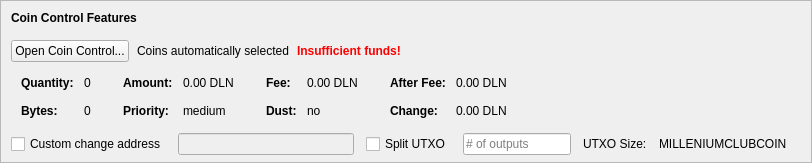
    <widget class="QFrame" name="frameCoinControl">
     <property name="sizePolicy">
      <sizepolicy hsizetype="Expanding" vsizetype="Expanding">
       <horstretch>0</horstretch>
       <verstretch>0</verstretch>
      </sizepolicy>
     </property>
     <property name="maximumSize">
      <size>
       <width>16777215</width>
       <height>16777215</height>
      </size>
     </property>
     <property name="frameShape">
      <enum>QFrame::StyledPanel</enum>
     </property>
     <property name="frameShadow">
      <enum>QFrame::Sunken</enum>
     </property>
     <layout class="QVBoxLayout" name="verticalLayoutCoinControl2">
      <property name="spacing">
       <number>0</number>
      </property>
      <property name="leftMargin">
       <number>0</number>
      </property>
      <property name="topMargin">
       <number>0</number>
      </property>
      <property name="rightMargin">
       <number>0</number>
      </property>
      <property name="bottomMargin">
       <number>6</number>
      </property>
      <item>
       <layout class="QVBoxLayout" name="verticalLayoutCoinControl" stretch="0,0,0,0,1">
        <property name="spacing">
         <number>0</number>
        </property>
        <property name="leftMargin">
         <number>10</number>
        </property>
        <property name="topMargin">
         <number>10</number>
        </property>
        <item>
         <layout class="QHBoxLayout" name="horizontalLayoutCoinControl1">
          <property name="bottomMargin">
           <number>15</number>
          </property>
          <item>
           <widget class="QLabel" name="labelCoinControlFeatures">
            <property name="sizePolicy">
             <sizepolicy hsizetype="Preferred" vsizetype="Maximum">
              <horstretch>0</horstretch>
              <verstretch>0</verstretch>
             </sizepolicy>
            </property>
            <property name="font">
             <font>
              <weight>75</weight>
              <bold>true</bold>
             </font>
            </property>
            <property name="styleSheet">
             <string notr="true">font-weight:bold;</string>
            </property>
            <property name="text">
             <string>Coin Control Features</string>
            </property>
           </widget>
          </item>
         </layout>
        </item>
        <item>
         <layout class="QHBoxLayout" name="horizontalLayoutCoinControl2" stretch="0,0,0,0">
          <property name="spacing">
           <number>8</number>
          </property>
          <property name="bottomMargin">
           <number>10</number>
          </property>
          <item>
           <widget class="QPushButton" name="pushButtonCoinControl">
            <property name="styleSheet">
             <string notr="true"/>
            </property>
            <property name="text">
             <string>Open Coin Control...</string>
            </property>
            <property name="autoDefault">
             <bool>false</bool>
            </property>
           </widget>
          </item>
          <item>
           <widget class="QLabel" name="labelCoinControlAutomaticallySelected">
            <property name="text">
             <string>Coins automatically selected</string>
            </property>
            <property name="margin">
             <number>5</number>
            </property>
           </widget>
          </item>
          <item>
           <widget class="QLabel" name="labelCoinControlInsuffFunds">
            <property name="font">
             <font>
              <weight>75</weight>
              <bold>true</bold>
             </font>
            </property>
            <property name="styleSheet">
             <string notr="true">color:red;font-weight:bold;</string>
            </property>
            <property name="text">
             <string>Insufficient funds!</string>
            </property>
            <property name="margin">
             <number>5</number>
            </property>
           </widget>
          </item>
          <item>
           <spacer name="horizontalSpacerCoinControl">
            <property name="orientation">
             <enum>Qt::Horizontal</enum>
            </property>
            <property name="sizeHint" stdset="0">
             <size>
              <width>40</width>
              <height>1</height>
             </size>
            </property>
           </spacer>
          </item>
         </layout>
        </item>
        <item>
         <widget class="QWidget" name="widgetCoinControl" native="true">
          <property name="sizePolicy">
           <sizepolicy hsizetype="Preferred" vsizetype="Preferred">
            <horstretch>0</horstretch>
            <verstretch>0</verstretch>
           </sizepolicy>
          </property>
          <property name="minimumSize">
           <size>
            <width>0</width>
            <height>0</height>
           </size>
          </property>
          <property name="styleSheet">
           <string notr="true"/>
          </property>
          <layout class="QHBoxLayout" name="horizontalLayoutCoinControl5">
           <property name="leftMargin">
            <number>0</number>
           </property>
           <property name="topMargin">
            <number>0</number>
           </property>
           <property name="rightMargin">
            <number>0</number>
           </property>
           <property name="bottomMargin">
            <number>0</number>
           </property>
           <item>
            <layout class="QHBoxLayout" name="horizontalLayoutCoinControl3" stretch="0,0,0,1">
             <property name="spacing">
              <number>20</number>
             </property>
             <property name="topMargin">
              <number>0</number>
             </property>
             <property name="bottomMargin">
              <number>10</number>
             </property>
             <item>
              <layout class="QFormLayout" name="formLayoutCoinControl1">
               <property name="horizontalSpacing">
                <number>10</number>
               </property>
               <property name="verticalSpacing">
                <number>14</number>
               </property>
               <property name="leftMargin">
                <number>10</number>
               </property>
               <property name="topMargin">
                <number>4</number>
               </property>
               <property name="rightMargin">
                <number>6</number>
               </property>
               <item row="0" column="0">
                <widget class="QLabel" name="labelCoinControlQuantityText">
                 <property name="font">
                  <font>
                   <weight>75</weight>
                   <bold>true</bold>
                  </font>
                 </property>
                 <property name="text">
                  <string>Quantity:</string>
                 </property>
                 <property name="margin">
                  <number>0</number>
                 </property>
                </widget>
               </item>
               <item row="0" column="1">
                <widget class="QLabel" name="labelCoinControlQuantity">
                 <property name="cursor">
                  <cursorShape>IBeamCursor</cursorShape>
                 </property>
                 <property name="contextMenuPolicy">
                  <enum>Qt::ActionsContextMenu</enum>
                 </property>
                 <property name="text">
                  <string notr="true">0</string>
                 </property>
                 <property name="margin">
                  <number>0</number>
                 </property>
                 <property name="textInteractionFlags">
                  <set>Qt::LinksAccessibleByMouse|Qt::TextSelectableByKeyboard|Qt::TextSelectableByMouse</set>
                 </property>
                </widget>
               </item>
               <item row="1" column="0">
                <widget class="QLabel" name="labelCoinControlBytesText">
                 <property name="font">
                  <font>
                   <weight>75</weight>
                   <bold>true</bold>
                  </font>
                 </property>
                 <property name="text">
                  <string>Bytes:</string>
                 </property>
                </widget>
               </item>
               <item row="1" column="1">
                <widget class="QLabel" name="labelCoinControlBytes">
                 <property name="cursor">
                  <cursorShape>IBeamCursor</cursorShape>
                 </property>
                 <property name="contextMenuPolicy">
                  <enum>Qt::ActionsContextMenu</enum>
                 </property>
                 <property name="text">
                  <string notr="true">0</string>
                 </property>
                 <property name="textInteractionFlags">
                  <set>Qt::LinksAccessibleByMouse|Qt::TextSelectableByKeyboard|Qt::TextSelectableByMouse</set>
                 </property>
                </widget>
               </item>
              </layout>
             </item>
             <item>
              <layout class="QFormLayout" name="formLayoutCoinControl2">
               <property name="horizontalSpacing">
                <number>10</number>
               </property>
               <property name="verticalSpacing">
                <number>14</number>
               </property>
               <property name="leftMargin">
                <number>6</number>
               </property>
               <property name="topMargin">
                <number>4</number>
               </property>
               <property name="rightMargin">
                <number>6</number>
               </property>
               <item row="0" column="0">
                <widget class="QLabel" name="labelCoinControlAmountText">
                 <property name="font">
                  <font>
                   <weight>75</weight>
                   <bold>true</bold>
                  </font>
                 </property>
                 <property name="text">
                  <string>Amount:</string>
                 </property>
                 <property name="margin">
                  <number>0</number>
                 </property>
                </widget>
               </item>
               <item row="0" column="1">
                <widget class="QLabel" name="labelCoinControlAmount">
                 <property name="cursor">
                  <cursorShape>IBeamCursor</cursorShape>
                 </property>
                 <property name="contextMenuPolicy">
                  <enum>Qt::ActionsContextMenu</enum>
                 </property>
                 <property name="text">
                  <string notr="true">0.00 DLN</string>
                 </property>
                 <property name="textInteractionFlags">
                  <set>Qt::LinksAccessibleByMouse|Qt::TextSelectableByKeyboard|Qt::TextSelectableByMouse</set>
                 </property>
                </widget>
               </item>
               <item row="1" column="0">
                <widget class="QLabel" name="labelCoinControlPriorityText">
                 <property name="font">
                  <font>
                   <weight>75</weight>
                   <bold>true</bold>
                  </font>
                 </property>
                 <property name="text">
                  <string>Priority:</string>
                 </property>
                </widget>
               </item>
               <item row="1" column="1">
                <widget class="QLabel" name="labelCoinControlPriority">
                 <property name="cursor">
                  <cursorShape>IBeamCursor</cursorShape>
                 </property>
                 <property name="contextMenuPolicy">
                  <enum>Qt::ActionsContextMenu</enum>
                 </property>
                 <property name="text">
                  <string>medium</string>
                 </property>
                 <property name="textInteractionFlags">
                  <set>Qt::LinksAccessibleByMouse|Qt::TextSelectableByKeyboard|Qt::TextSelectableByMouse</set>
                 </property>
                </widget>
               </item>
              </layout>
             </item>
             <item>
              <layout class="QFormLayout" name="formLayoutCoinControl3">
               <property name="horizontalSpacing">
                <number>10</number>
               </property>
               <property name="verticalSpacing">
                <number>14</number>
               </property>
               <property name="leftMargin">
                <number>6</number>
               </property>
               <property name="topMargin">
                <number>4</number>
               </property>
               <property name="rightMargin">
                <number>6</number>
               </property>
               <item row="0" column="0">
                <widget class="QLabel" name="labelCoinControlFeeText">
                 <property name="font">
                  <font>
                   <weight>75</weight>
                   <bold>true</bold>
                  </font>
                 </property>
                 <property name="text">
                  <string>Fee:</string>
                 </property>
                 <property name="margin">
                  <number>0</number>
                 </property>
                </widget>
               </item>
               <item row="0" column="1">
                <widget class="QLabel" name="labelCoinControlFee">
                 <property name="cursor">
                  <cursorShape>IBeamCursor</cursorShape>
                 </property>
                 <property name="contextMenuPolicy">
                  <enum>Qt::ActionsContextMenu</enum>
                 </property>
                 <property name="text">
                  <string notr="true">0.00 DLN</string>
                 </property>
                 <property name="textInteractionFlags">
                  <set>Qt::LinksAccessibleByMouse|Qt::TextSelectableByKeyboard|Qt::TextSelectableByMouse</set>
                 </property>
                </widget>
               </item>
               <item row="1" column="0">
                <widget class="QLabel" name="labelCoinControlLowOutputText">
                 <property name="font">
                  <font>
                   <weight>75</weight>
                   <bold>true</bold>
                  </font>
                 </property>
                 <property name="text">
                  <string>Dust:</string>
                 </property>
                </widget>
               </item>
               <item row="1" column="1">
                <widget class="QLabel" name="labelCoinControlLowOutput">
                 <property name="cursor">
                  <cursorShape>IBeamCursor</cursorShape>
                 </property>
                 <property name="contextMenuPolicy">
                  <enum>Qt::ActionsContextMenu</enum>
                 </property>
                 <property name="text">
                  <string>no</string>
                 </property>
                 <property name="textInteractionFlags">
                  <set>Qt::LinksAccessibleByMouse|Qt::TextSelectableByKeyboard|Qt::TextSelectableByMouse</set>
                 </property>
                </widget>
               </item>
              </layout>
             </item>
             <item>
              <layout class="QFormLayout" name="formLayoutCoinControl4">
               <property name="horizontalSpacing">
                <number>10</number>
               </property>
               <property name="verticalSpacing">
                <number>14</number>
               </property>
               <property name="leftMargin">
                <number>6</number>
               </property>
               <property name="topMargin">
                <number>4</number>
               </property>
               <property name="rightMargin">
                <number>6</number>
               </property>
               <item row="0" column="0">
                <widget class="QLabel" name="labelCoinControlAfterFeeText">
                 <property name="font">
                  <font>
                   <weight>75</weight>
                   <bold>true</bold>
                  </font>
                 </property>
                 <property name="text">
                  <string>After Fee:</string>
                 </property>
                 <property name="margin">
                  <number>0</number>
                 </property>
                </widget>
               </item>
               <item row="0" column="1">
                <widget class="QLabel" name="labelCoinControlAfterFee">
                 <property name="cursor">
                  <cursorShape>IBeamCursor</cursorShape>
                 </property>
                 <property name="contextMenuPolicy">
                  <enum>Qt::ActionsContextMenu</enum>
                 </property>
                 <property name="text">
                  <string notr="true">0.00 DLN</string>
                 </property>
                 <property name="textInteractionFlags">
                  <set>Qt::LinksAccessibleByMouse|Qt::TextSelectableByKeyboard|Qt::TextSelectableByMouse</set>
                 </property>
                </widget>
               </item>
               <item row="1" column="0">
                <widget class="QLabel" name="labelCoinControlChangeText">
                 <property name="font">
                  <font>
                   <weight>75</weight>
                   <bold>true</bold>
                  </font>
                 </property>
                 <property name="text">
                  <string>Change:</string>
                 </property>
                </widget>
               </item>
               <item row="1" column="1">
                <widget class="QLabel" name="labelCoinControlChange">
                 <property name="cursor">
                  <cursorShape>IBeamCursor</cursorShape>
                 </property>
                 <property name="contextMenuPolicy">
                  <enum>Qt::ActionsContextMenu</enum>
                 </property>
                 <property name="text">
                  <string notr="true">0.00 DLN</string>
                 </property>
                 <property name="textInteractionFlags">
                  <set>Qt::LinksAccessibleByMouse|Qt::TextSelectableByKeyboard|Qt::TextSelectableByMouse</set>
                 </property>
                </widget>
               </item>
              </layout>
             </item>
            </layout>
           </item>
          </layout>
         </widget>
        </item>
        <item>
         <layout class="QHBoxLayout" name="horizontalLayoutCoinControl4" stretch="0,0,0,0,0,0,0">
          <property name="spacing">
           <number>12</number>
          </property>
          <property name="sizeConstraint">
           <enum>QLayout::SetDefaultConstraint</enum>
          </property>
          <property name="topMargin">
           <number>5</number>
          </property>
          <property name="rightMargin">
           <number>5</number>
          </property>
          <item>
           <widget class="QCheckBox" name="checkBoxCoinControlChange">
            <property name="toolTip">
             <string>If this is activated, but the change address is empty or invalid, change will be sent to a newly generated address.</string>
            </property>
            <property name="text">
             <string>Custom change address</string>
            </property>
           </widget>
          </item>
          <item>
           <widget class="QValidatedLineEdit" name="lineEditCoinControlChange">
            <property name="enabled">
             <bool>false</bool>
            </property>
            <property name="sizePolicy">
             <sizepolicy hsizetype="Expanding" vsizetype="Fixed">
              <horstretch>0</horstretch>
              <verstretch>0</verstretch>
             </sizepolicy>
            </property>
           </widget>
          </item>
          <item>
           <widget class="QCheckBox" name="splitBlockCheckBox">
            <property name="text">
             <string>Split UTXO</string>
            </property>
           </widget>
          </item>
          <item>
           <widget class="QLineEdit" name="splitBlockLineEdit">
            <property name="sizePolicy">
             <sizepolicy hsizetype="Fixed" vsizetype="Fixed">
              <horstretch>50</horstretch>
              <verstretch>0</verstretch>
             </sizepolicy>
            </property>
            <property name="placeholderText">
             <string># of outputs</string>
            </property>
           </widget>
          </item>
          <item>
           <widget class="QLabel" name="labelBlockSizeText">
            <property name="text">
             <string>UTXO Size:</string>
            </property>
           </widget>
          </item>
          <item>
           <widget class="QLabel" name="labelBlockSize">
            <property name="text">
             <string>MILLENIUMCLUBCOIN</string>
            </property>
           </widget>
          </item>
          <item>
           <widget class="QLabel" name="labelCoinControlChangeLabel">
            <property name="sizePolicy">
             <sizepolicy hsizetype="Preferred" vsizetype="Expanding">
              <horstretch>0</horstretch>
              <verstretch>0</verstretch>
             </sizepolicy>
            </property>
            <property name="minimumSize">
             <size>
              <width>0</width>
              <height>0</height>
             </size>
            </property>
            <property name="text">
             <string/>
            </property>
            <property name="margin">
             <number>3</number>
            </property>
           </widget>
          </item>
         </layout>
        </item>
        <item>
         <spacer name="verticalSpacerCoinControl">
          <property name="orientation">
           <enum>Qt::Vertical</enum>
          </property>
          <property name="sizeHint" stdset="0">
           <size>
            <width>800</width>
            <height>1</height>
           </size>
          </property>
         </spacer>
        </item>
       </layout>
      </item>
     </layout>
    </widget>
